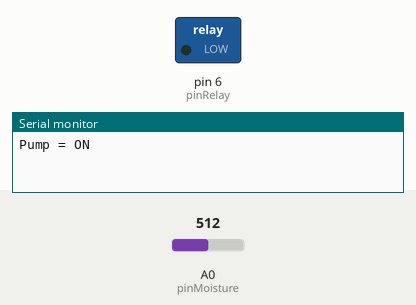
The sketch below on a simulated Arduino Uno, built with avr-gcc and run on an emulated ATmega328P. Parts: switched loads named in the sketch (green lamp = pin HIGH), the last lines printed to the serial monitor. The test bench sets the inputs (shaded band); at power-on: A0 (pinMoisture) = 512. Random numbers use the default seed unless the sketch sets one.

Above: at 0.1 s.
At 31.1 s:
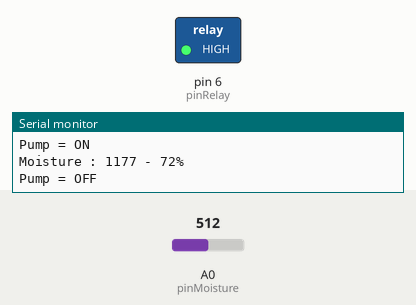
Timing chart, 0 to 40.0 s (numbered marks = the images above):
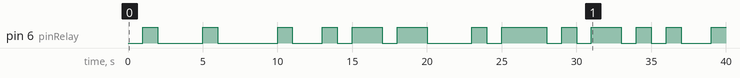

Measured:
- by itself, pin 6 (pinRelay): LOW → HIGH at 1.0 s, → LOW 1.0 s later, → HIGH 3.0 s later, → LOW 1.0 s later, … (25 changes in this stretch)

The sketch:

SiramOtomatis.ino
```cpp
//pin
#define pinRelay 6 //Change relay pin
#define pinMoisture A0 // Change Moisture sensor pin

unsigned long PrevMillis = 0;
const long interval = 1000;

int soilAnalog;
int Moisture;

enum Pump {PUMP_OFF, PUMP_ON, Sleep};
Pump pumpState = PUMP_OFF;

void setup() {
  Serial.begin(115200);
  pinMode(pinMoisture, INPUT);
  pinMode(pinRelay, OUTPUT);
  digitalWrite(pinRelay, HIGH);

}
void loop() {
  unsigned long CurrentMillis = millis();
  if(CurrentMillis - PrevMillis >= interval){
    MoistureSensor();
    PrevMillis = CurrentMillis;
  }
  ActionPump();
}
void ActionPump(){
  switch(pumpState){
    case PUMP_OFF:
      if(Moisture <= 50){
        Serial.println("Pump = ON");
        digitalWrite(pinRelay,LOW);
        pumpState = PUMP_ON;
      }
    break;
    case PUMP_ON:
      if(Moisture > 51){
        Serial.println("Pump = OFF");
        digitalWrite(pinRelay,HIGH);
        pumpState = PUMP_OFF;
      }
  }
}
void MoistureSensor(){
  soilAnalog = analogRead(pinMoisture);
  soilAnalog = random(4096);
  Moisture = map(soilAnalog, 0, 4095, 100, 0);
  Serial.print("Moisture : ");
  Serial.print(soilAnalog);
  Serial.print(" - ");
  Serial.print(Moisture);
  Serial.println("%");
}
```
